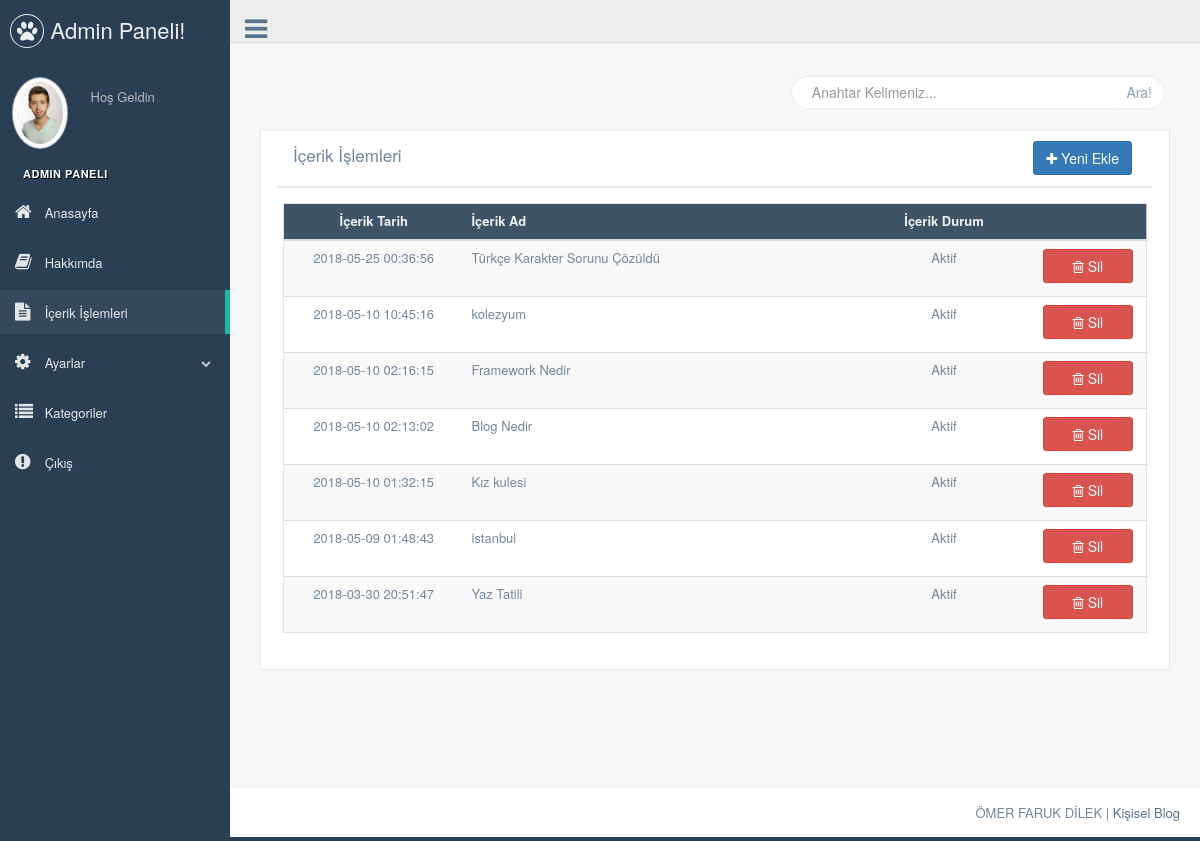
The app's page /admin/production/icerik.php with its own data.
### tables this page shows
CREATE TABLE `icerik` (
  `icerik_id` int(11) NOT NULL AUTO_INCREMENT,
  `kategori_id` int(11) NOT NULL,
  `icerik_zaman` datetime NOT NULL,
  `icerik_resimyol` varchar(250) NOT NULL,
  `icerik_ad` varchar(1500) NOT NULL,
  `icerik_detay` text NOT NULL,
  `icerik_keyword` varchar(250) NOT NULL,
  `icerik_durum` enum('0','1') NOT NULL,
  PRIMARY KEY (`icerik_id`)
);

### admin/production/icerik.php (the view, shortened to what this page needs)
<?php
include 'header.php';
include '../option/baglan.php';
if(isset($_POST['arama'])){
  $aranan=$_POST['aranan'];
  $iceriksor=$db->prepare("select * from icerik where icerik_ad LIKE '%$aranan%' order by icerik_id ASC limit 25");
  $iceriksor->execute();
  $say=$iceriksor->rowCount();
}
else{
  $iceriksor=$db->prepare("select * from icerik order by icerik_id DESC limit 25");
  $iceriksor->execute();
  $say=$iceriksor->rowCount();
}
?>
<div class="right_col" role="main">
  <div class="">
    <div class="page-title">
    </div>
    <div class="col-md-12">
      <div class="title_right">
        <div class="col-md-5 col-sm-5 col-xs-12 form-group pull-right top_search">
          <form action="" method="POST">
            <div class="input-group">
              <input type="text" class="form-control" name="aranan" placeholder="Anahtar Kelimeniz...">
              <span class="input-group-btn">
                <button class="btn btn-default" type="submit" name="arama">Ara!</button>
              </span>
            </div>
          </form>
        </div>
      </div>
    </div>
    <div class="clearfix"></div>
    <div class="row">
      <div class="col-md-12 col-sm-12 col-xs-12">
       <div class="col-md-12 col-sm-12 col-xs-12">
        <div class="x_panel">
          <div class="x_title">
            <div align="left" class="col-md-6">
              <h2>İçerik İşlemleri <small> <?php echo $say." Kayıt listelendi."  ?></small></h2><br>
            </div>
            <div align="right" class="col-md-6"><td class=" "><a href="icerik-ekle.php"><button class="btn btn-primary "><i class="fa fa-plus" aria-hidden="true"></i> Yeni Ekle</button></a></td></div>
            <div class="clearfix"></div>
          </div>
          <div class="x_content">
            <div class="table-responsive">
              <table class="table table-striped jambo_table bulk_action">
                <thead>
                  <tr class="headings">
                    <th width="180px;" class="column-title text-center">İçerik Tarih </th>
                    <th class="column-title">İçerik Ad </th>
                    <th class="column-title text-center">İçerik Durum </th>
                    <th width="90px;" class="column-title text-center"> </th>
                  </tr>
                </thead>
                <tbody>
                  <?php
                  while($icerikcek=$iceriksor->fetch(PDO::FETCH_ASSOC)){
                    ?>
                    <tr>
                      <td class="text-center"><?php echo $icerikcek['icerik_zaman']; ?></td>
                      <td><?php echo $icerikcek['icerik_ad']; ?></td>
                      <td class="text-center"><?php
                      if ($icerikcek['icerik_durum']=="1") {
                        echo "Aktif";
                      }
                      else {
                        echo "Pasif";
                      }
                      ?>
                    </td>
                    <td class=" "><a href="../option/islem.php?iceriksil=ok&icerik_id=<?php echo $icerikcek['icerik_id']; ?>"><button style="width: 90px;" class="btn btn-danger "><i class="fa fa-trash-o" aria-hidden="true"></i> Sil</button></a></td>
                  </tr>
                  <?php } ?>
                </tbody>
              </table>
            </div>
          </div>
        </div>
      </div>
    </div>
  </div>
</div>
</div>
<?php include 'footer.php'; ?>

### admin/production/header.php (shortened to what this page needs)
<!DOCTYPE html>
<html lang="en">
<head>
	<link href="../vendors/bootstrap/dist/css/bootstrap.min.css" rel="stylesheet">
	<link href="../vendors/font-awesome/css/font-awesome.min.css" rel="stylesheet">
	<link href="../vendors/nprogress/nprogress.css" rel="stylesheet">
	<link href="../build/css/custom.min.css" rel="stylesheet">
</head>
<body class="nav-md">
	<div class="container body">
		<div class="main_container">
			<div class="col-md-3 left_col">
				<div class="left_col scroll-view">
					<div class="navbar nav_title" style="border: 0;">
						<a href="index.php" class="site_title"><i class="fa fa-paw"></i> <span>Admin Paneli!</span></a>
					</div>
					<div class="profile clearfix">
						<div class="profile_pic">
							<img src="images/omer.jpg" alt="..." class="img-circle profile_img">
						</div>
						<div class="profile_info">
							<span>Hoş Geldin</span>
						</div>
						<div class="clearfix"></div>
					</div>
					<br />
					<?php include 'sidebar.php'; ?>
				</div>
			</div>
			<div class="top_nav">
				<div class="nav_menu">
					<nav>
						<div class="nav toggle">
							<a id="menu_toggle"><i class="fa fa-bars"></i></a>
						</div>
					</nav></div>
			</div>

### admin/production/sidebar.php (shortened to what this page needs)
<div id="sidebar-menu" class="main_menu_side hidden-print main_menu">
  <div class="menu_section">
    <h3>Admin Paneli</h3>
    <ul class="nav side-menu">
      <li><a href="index.php"><i class="fa fa-home"></i> Anasayfa <span class="label label-success pull-right"></span></a></li>
      <li><a href="hakkimda.php"><i class="fa fa-book"></i> Hakkımda <span class="label label-success pull-right"></span></a></li>
      <li><a href="icerik.php"><i class="fa fa-file-text"></i> İçerik İşlemleri <span class="label label-success pull-right"></span></a></li>
      <li><a><i class="fa fa-cog"></i> Ayarlar <span class="fa fa-chevron-down"></span></a>
      </li>
      <li><a href="kategori.php"><i class="fa fa-list"></i> Kategoriler <span class="label label-success pull-right"></span></a></li>
      <li><a href="logout.php"><i class="fa fa-exclamation-circle"></i> Çıkış <span class="label label-success pull-right"></span></a></li>
    </ul>
  </div>
</div>

### admin/production/footer.php (shortened to what this page needs)
 <footer>
  <div class="pull-right">
    ÖMER FARUK DİLEK | <a href="https://www.omerfarukdilek.wordpress.com">Kişisel Blog</a>
  </div>
  <div class="clearfix"></div>
</footer>
</div>
</div>
</body>
</html>

### records on screen
icerik: icerik_zaman "2018-05-25 00:36:56", icerik_ad "Türkçe Karakter Sorunu Çözüldü", icerik_durum "Aktif"
icerik: icerik_zaman "2018-05-10 10:45:16", icerik_ad "kolezyum", icerik_durum "Aktif"
icerik: icerik_zaman "2018-05-10 02:16:15", icerik_ad "Framework Nedir", icerik_durum "Aktif"
icerik: icerik_zaman "2018-05-10 02:13:02", icerik_ad "Blog Nedir", icerik_durum "Aktif"
icerik: icerik_zaman "2018-05-10 01:32:15", icerik_ad "Kız kulesi", icerik_durum "Aktif"
icerik: icerik_zaman "2018-05-09 01:48:43", icerik_ad "istanbul", icerik_durum "Aktif"
icerik: icerik_zaman "2018-03-30 20:51:47", icerik_ad "Yaz Tatili", icerik_durum "Aktif"
